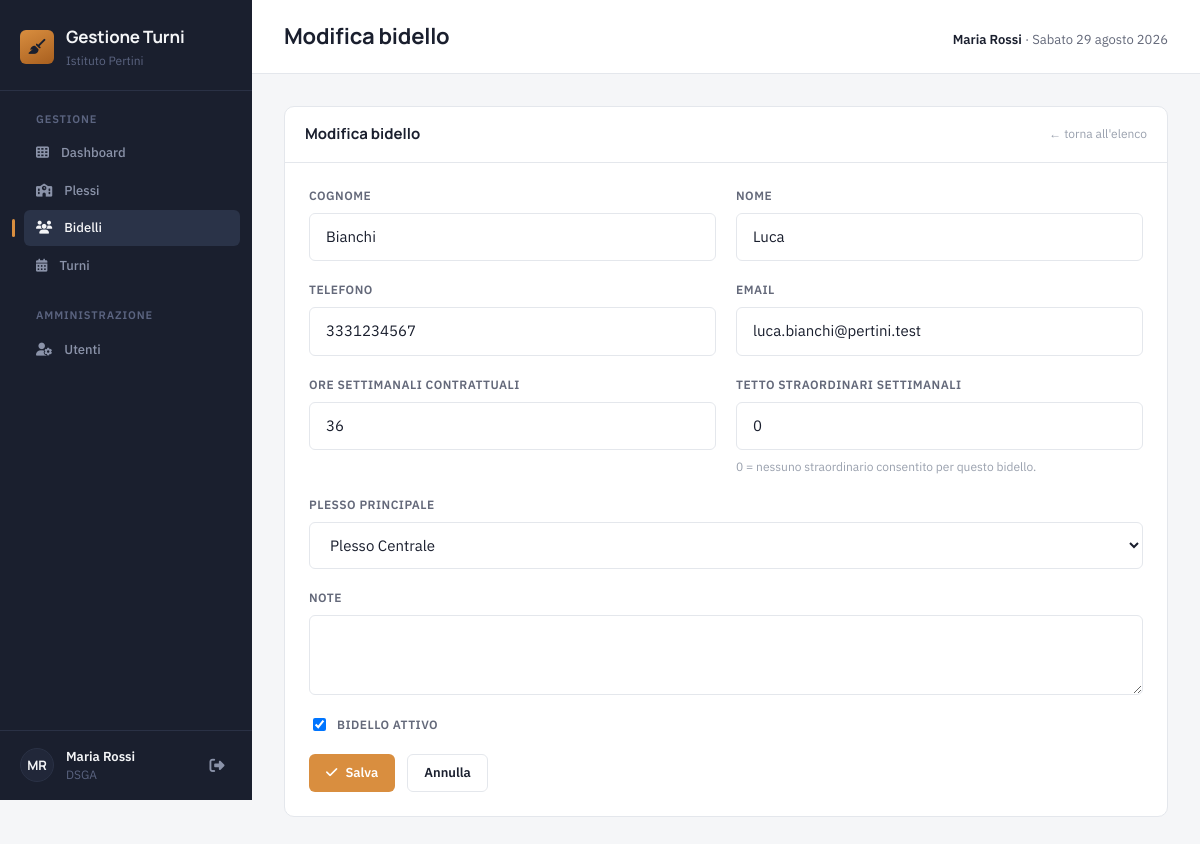
/bidello-form.php?id=1 (signed in), run on the app's committed database.
### tables this page shows
CREATE TABLE bidelli (
    id INT AUTO_INCREMENT PRIMARY KEY,
    nome VARCHAR(100) NOT NULL,
    cognome VARCHAR(100) NOT NULL,
    telefono VARCHAR(30),
    email VARCHAR(150),
    plesso_principale_id INT NULL,
    ore_settimanali INT NOT NULL DEFAULT 36,
    ore_straordinario_max INT NOT NULL DEFAULT 0,
    note TEXT,
    attivo TINYINT(1) NOT NULL DEFAULT 1,
    FOREIGN KEY (plesso_principale_id) REFERENCES plessi(id) ON DELETE SET NULL
);

CREATE TABLE plessi (
    id INT AUTO_INCREMENT PRIMARY KEY,
    nome VARCHAR(150) NOT NULL,
    indirizzo VARCHAR(255),
    note TEXT,
    min_bidelli_mattina INT NOT NULL DEFAULT 1,
    min_bidelli_pomeriggio INT NOT NULL DEFAULT 1,
    orario_mattina_inizio TIME,
    orario_mattina_fine TIME,
    orario_pomeriggio_inizio TIME,
    orario_pomeriggio_fine TIME,
    attivo TINYINT(1) NOT NULL DEFAULT 1
);

### public/bidello-form.php (the view, shortened to what this page needs)
<?php
$pdo = getConnessione();
$id = null;
if (isset($_GET['id'])) {
    $id = (int) $_GET['id'];
} elseif (isset($_POST['id']) && $_POST['id'] !== '') {
    $id = (int) $_POST['id'];
}
$modifica = $id !== null && $id > 0;
$valori = [
    'nome' => '',
    'cognome' => '',
    'telefono' => '',
    'email' => '',
    'plesso_principale_id' => '',
    'ore_settimanali' => 36,
    'ore_straordinario_max' => 0,
    'note' => '',
    'attivo' => 1,
];
if ($modifica && $_SERVER['REQUEST_METHOD'] !== 'POST') {
    $stmt = $pdo->prepare('SELECT * FROM bidelli WHERE id = :id');
    $stmt->execute(['id' => $id]);
    $riga = $stmt->fetch();
    $valori = $riga;
}
$plessi = $pdo->query(
    'SELECT id, nome, attivo FROM plessi
     WHERE attivo = 1 OR id = ' . (int) ($valori['plesso_principale_id'] ?: 0) . '
     ORDER BY nome'
)->fetchAll();
require __DIR__ . '/../includes/header.php';
?>
<div class="panel">
    <div class="panel__header">
        <div class="panel__title"><?= $modifica ? 'Modifica bidello' : 'Nuovo bidello' ?></div>
        <div class="panel__sub"><a href="bidelli.php">← torna all'elenco</a></div>
    </div>
    <div style="padding: var(--space-6);">
        <form method="post" action="bidello-form.php">
            <div class="form-grid" style="margin-bottom: var(--space-5);">
                <div class="form-field">
                    <label for="cognome">Cognome</label>
                    <input class="form-input" type="text" id="cognome" name="cognome" required
                           value="<?= htmlspecialchars($valori['cognome']) ?>">
                </div>
                <div class="form-field">
                    <label for="nome">Nome</label>
                    <input class="form-input" type="text" id="nome" name="nome" required
                           value="<?= htmlspecialchars($valori['nome']) ?>">
                </div>
                <div class="form-field">
                    <label for="telefono">Telefono</label>
                    <input class="form-input" type="text" id="telefono" name="telefono"
                           value="<?= htmlspecialchars($valori['telefono'] ?? '') ?>">
                </div>
                <div class="form-field">
                    <label for="email">Email</label>
                    <input class="form-input" type="email" id="email" name="email"
                           value="<?= htmlspecialchars($valori['email'] ?? '') ?>">
                </div>
                <div class="form-field">
                    <label for="ore_settimanali">Ore settimanali contrattuali</label>
                    <input class="form-input" type="number" min="1" step="1" id="ore_settimanali" name="ore_settimanali" required
                           value="<?= htmlspecialchars((string) $valori['ore_settimanali']) ?>">
                </div>
                <div class="form-field">
                    <label for="ore_straordinario_max">Tetto straordinari settimanali</label>
                    <input class="form-input" type="number" min="0" step="1" id="ore_straordinario_max" name="ore_straordinario_max" required
                           value="<?= htmlspecialchars((string) $valori['ore_straordinario_max']) ?>">
                    <div class="form-hint">0 = nessuno straordinario consentito per questo bidello.</div>
                </div>
                <div class="form-field form-field--full">
                    <label for="plesso_principale_id">Plesso principale</label>
                    <select class="form-input" id="plesso_principale_id" name="plesso_principale_id">
                        <?php foreach ($plessi as $plesso): ?>
                            <option value="<?= (int) $plesso['id'] ?>"
                                <?= (string) $valori['plesso_principale_id'] === (string) $plesso['id'] ? 'selected' : '' ?>>
                                <?= htmlspecialchars($plesso['nome']) ?><?= (int) $plesso['attivo'] === 0 ? ' (non attivo)' : '' ?>
                            </option>
                        <?php endforeach; ?>
                    </select>
                </div>
                <div class="form-field form-field--full">
                    <label for="note">Note</label>
                    <textarea class="form-textarea" id="note" name="note"><?= htmlspecialchars($valori['note'] ?? '') ?></textarea>
                </div>
                <div class="form-field form-field--full">
                    <label class="form-checkbox">
                        <input type="checkbox" name="attivo" value="1" <?= ((int) $valori['attivo']) === 1 ? 'checked' : '' ?>>
                        Bidello attivo
                    </label>
                </div>
            </div>
            <div class="form-actions">
                <button type="submit" class="btn btn--primary">
                    <i class="fa-solid fa-check"></i> Salva
                </button>
                <a class="btn btn--secondary" href="bidelli.php">Annulla</a>
            </div>
        </form>
    </div>
</div>
<?php require __DIR__ . '/../includes/footer.php'; ?>

### public/assets/css/variables.css (style rules this page uses)
:root { --sidebar-bg: #1a1f2e; --sidebar-bg-elevated: #212739; --sidebar-active-bg: #2a3348; --sidebar-border: #2a3145; --sidebar-text: #8b93a9; --sidebar-text-active: #f4f5f7; --sidebar-label: #5b6480; --sidebar-w: 252px; --accent: #d98e3f; --accent-soft: #f4d9b4; --bg-main: #f5f6f8; --surface: #ffffff; --border: #e4e7ec; --text-primary: #1a1f2e; --text-secondary: #64697a; --text-muted: #9aa1ae; --status-ok: #1f8a5f; --status-ok-bg: #e3f6ec; --status-danger: #c4432b; --status-danger-bg: #fbe6e1; --status-warn: #b8790c; --status-warn-bg: #fbeed7; --font-heading: 'Manrope', sans-serif; --font-body: 'IBM Plex Sans', sans-serif; --font-mono: 'IBM Plex Mono', monospace; --text-xs: 0.75rem; --text-sm: 0.8125rem; --text-base: 0.9375rem; --text-lg: 1.0625rem; --text-xl: 1.375rem; --text-2xl: 1.875rem; --space-1: 4px; --space-2: 8px; --space-3: 12px; --space-4: 16px; --space-5: 20px; --space-6: 24px; --space-8: 32px; --radius-sm: 6px; --radius-md: 10px; }

### public/assets/css/style.css (style rules this page uses)
*, *::before, *::after { box-sizing: border-box; }
html, body { margin: 0; padding: 0; }
body { background: var(--bg-main); color: var(--text-primary); font-family: var(--font-body); font-size: var(--text-base); line-height: 1.5; -webkit-font-smoothing: antialiased; }
a { color: inherit; text-decoration: none; }
button, input, select, textarea { font: inherit; color: inherit; }

### public/assets/css/components.css (style rules this page uses)
.panel { background: var(--surface); border: 1px solid var(--border); border-radius: var(--radius-md); overflow: hidden; }
.panel__header { padding: var(--space-4) var(--space-5); border-bottom: 1px solid var(--border); display: flex; align-items: center; justify-content: space-between; }
.panel__title { font-family: var(--font-heading); font-weight: 700; font-size: var(--text-base); }
.panel__sub { font-size: var(--text-xs); color: var(--text-muted); }
.form-grid { display: grid; grid-template-columns: repeat(2, 1fr); gap: var(--space-5); }
.form-field { display: flex; flex-direction: column; gap: var(--space-2); }
.form-field--full { grid-column: 1 / -1; }
.form-field label { font-size: var(--text-xs); font-weight: 600; letter-spacing: 0.04em; text-transform: uppercase; color: var(--text-secondary); }
.form-input, .form-textarea { background: var(--surface); border: 1px solid var(--border); border-radius: var(--radius-sm); padding: var(--space-3) var(--space-4); font-size: var(--text-base); color: var(--text-primary); font-family: var(--font-body); transition: border-color 0.12s ease, box-shadow 0.12s ease; }
.form-textarea { resize: vertical; min-height: 80px; }
.form-checkbox { display: flex; align-items: center; gap: var(--space-2); font-size: var(--text-sm); font-weight: 500; }
.form-hint { font-size: var(--text-xs); color: var(--text-muted); }
.form-actions { display: flex; gap: var(--space-3); margin-top: var(--space-2); }
.btn { display: inline-flex; align-items: center; justify-content: center; gap: var(--space-2); padding: var(--space-2) var(--space-4); border-radius: var(--radius-sm); border: 1px solid transparent; font-size: var(--text-sm); font-weight: 600; cursor: pointer; transition: background 0.12s ease, border-color 0.12s ease, color 0.12s ease; }
.btn--primary { background: var(--accent); color: #ffffff; }
.btn--secondary { background: var(--surface); border-color: var(--border); color: var(--text-primary); }

### data on the page
bidelli: cognome "Bianchi", nome "Luca", telefono "3331234567", email "luca.bianchi@pertini.test", ore_settimanali "36", ore_straordinario_max "0", plesso_principale_id "Plesso Centrale", attivo "☑"

### other printed values
$iniziali "MR"
$_SESSION['ruolo'] "DSGA"
$paginaTitolo "Modifica bidello"
